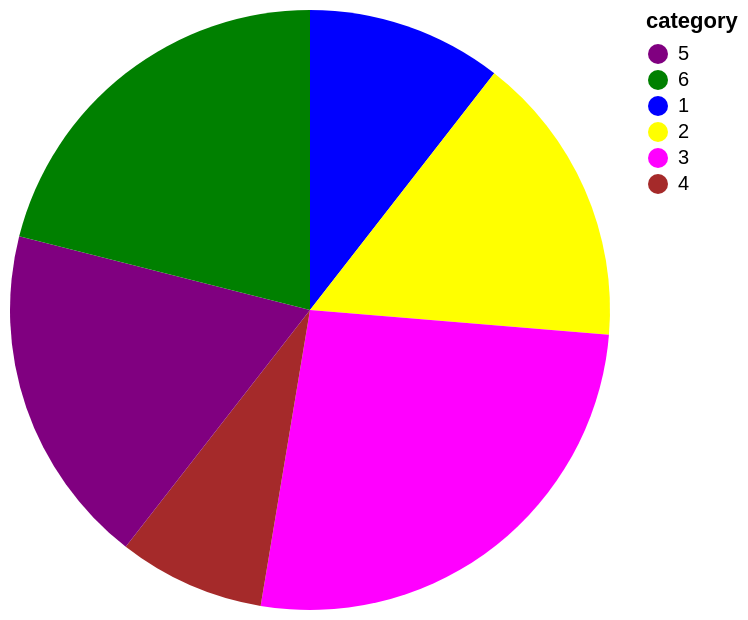

Source (Vega-Lite JSON):
### Vega-Lite specification from a JSON file in a GitHub repository (floating-point values rounded to 4 significant figures)
{"$schema": "https://vega.github.io/schema/vega-lite/v6.json", "description": "A simple pie chart with embedded data.", "data": {"values": [{"category": 1, "value": 4}, {"category": 2, "value": 6}, {"category": 3, "value": 10}, {"category": 4, "value": 3}, {"category": 5, "value": 7}, {"category": 6, "value": 8}]}, "mark": "arc", "encoding": {"theta": {"field": "value", "type": "quantitative"}, "color": {"field": "category", "type": "nominal", "scale": {"range": ["purple", "green", "blue", "yellow", "magenta", "brown"], "domain": {"unionWith": [5, 6]}}, "sort": null}}}
